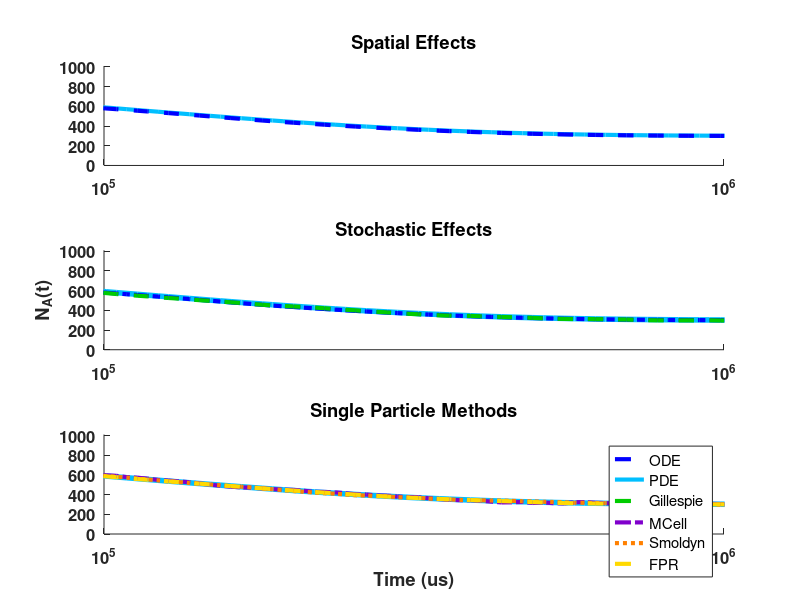

Reproduce this figure in MATLAB. (Note: this script raises an error after producing the figure.)
%% Figure 9b - Reversible Membrane Recruitment
% Clear
close all
clear
clc

%% Import
% t is in us
load('time.mat');
%load('theory_1.mat');
load('det1D.mat');
load('det3D.mat');
load('gillespie.mat');
load('mcell.mat');
load('smoldyn.mat');
load('fpr.mat');

%% Process data
%   Data files containing one or more trials are averaged
%   Data points corresponding to the time vector are extrapolated
%   Time is converted to us

% Theory
%   time:us
%theory = theory(:,2);

% ODE
%   time: s
det1D = interp1(det1D(:,1)*1e6, det1D(:,2),time,'pchip',0);

% PDE
%   time: s
det3D = interp1(det3D(:,1)*1e6,det3D(:,2), time,'pchip', 0);

% Gillespie
%   20 trials
%   time: s
temp = 0;
for n = 1:2:20
    temp = temp(:,1) + interp1(gillespie(:,n)*1e6,gillespie(:,n+1), time, 'pchip',0);
end
gillespie = temp(:,1)/10;
clear temp

% MCell
%   1 trial
%   time: s
mcell = interp1(mcell(:,1)*1e6, mcell(:,2), time, 'pchip', 0);

% Smoldyn
%   8 trials
%   time: s
for n = 3:2:16
    smoldyn(:,2) = smoldyn(:,2)+smoldyn(:,n+1);
end
smoldyn(:,2) = smoldyn(:,2)./8;
smoldyn = interp1(smoldyn(:,1)*1e6, smoldyn(:,2), time, 'pchip', 0);

% FPR
%   24 trials, already averaged
%   time: s
fpr = interp1(fpr(:,1)*1e6,fpr(:,2),time,'pchip',0);

%% Plot
% Ka = 1 um^2.s-1
figure(1)
subplot(3,1,1) % Spatial Effects
% x0=10;
% y0=10;
% width=400;
% height=590;
% set(gcf,'units','points','position',[x0,y0,width,height])
hold on
title('Spatial Effects');
set(gca, 'xscale', 'log', 'fontsize',12, 'fontweight','bold');
axis([0 1e6 0 1010]);
%g0 = semilogx(time,theory,'-','Color',[0 0 0], 'LineWidth',4);
g2 = semilogx(time,det3D, '-','Color',[0 .75 1], 'LineWidth', 3);
g1 = semilogx(time,det1D, '--','Color',[0 0 1], 'LineWidth', 3);

subplot(3,1,2) % Stochastic Effects
hold on
title('Stochastic Effects');
set(gca, 'xscale', 'log', 'fontsize',12, 'fontweight','bold');
axis([0 1e6 0 1010]);
ylabel('N_A(t)');
g3 = semilogx(time,det3D,'-','Color',[0 .75 1], 'LineWidth',4);
g4 = semilogx(time,det1D, '-.','Color',[0 0 1], 'LineWidth', 3);
g5 = semilogx(time,gillespie, '--','Color',[0 .8 0], 'LineWidth', 3);

subplot(3,1,3) % Single Particle Methods
hold on
title('Single Particle Methods');
set(gca, 'xscale', 'log', 'fontsize',12, 'fontweight','bold');
axis([0 1e6 0 1010]);
xlabel('Time (us)');
g6 = semilogx(time,det3D,'-','Color',[0 .75 1], 'LineWidth',4);
g7 = semilogx(time,mcell, '-.','Color',[.5 0 .8], 'LineWidth', 3);
g8 = semilogx(time,smoldyn, ':','Color',[1 .5 0], 'LineWidth', 3);
g9 = semilogx(time,fpr, '--','Color',[1 .85 0], 'LineWidth', 3);

lgnd = legend([g1 g2 g5 g7 g8 g9],'ODE','PDE','Gillespie',...
    'MCell', 'Smoldyn', 'FPR');
lgnd.FontSize = 11.5;
lgnd.Position = [.02 .475 1 1];
lgnd.Orientation = 'horizontal';


% Legend 
%   Theory                  Black           [0 0 0]
%   ODE Deterministic       Dark Blue       [0 0 1]
%   PDE Deterministic       Light Blue      [0 .75 1]
%   Gillespie               Green           [0 .8 0]
%   FPR                     Yellow          [1 .85 0]
%   Smoldyn                 Orange          [1 .5 0]
%   MCell                   Purple          [.5 0 .8]
%% Clear
%clear
%clc
